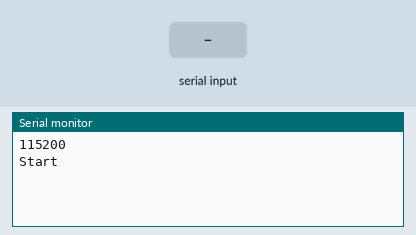
Recording of a sketch running on a simulated Arduino Mega 2560, built with avr-gcc and run on an emulated ATmega2560. Shown: the last lines printed to the serial monitor. The test bench sets the inputs (shaded band). The modem accepts every AT command (registered, SIM ready, sends succeed) and sends nothing else.

Above: at 1.2 s.
1.3 s: "ende\n" received over Serial
At 1.9 s:
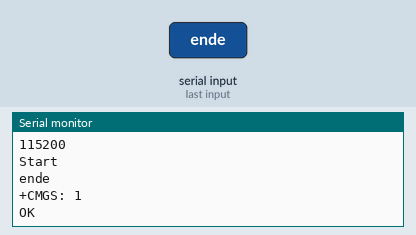
2.8 s: "1\n" received over the second serial link
At 4.0 s:
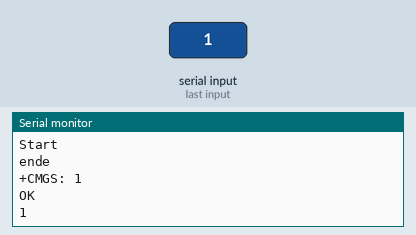
4.3 s: "0\n" received over the second serial link
At 5.3 s:
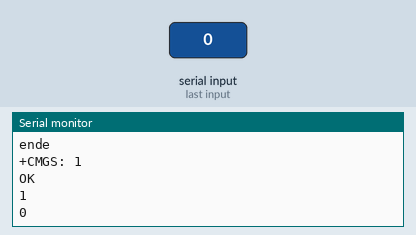

Measured:
- after the input at 1.3 s, the serial monitor: prints a new line at once (image 1)
- after the input at 2.8 s, the serial monitor: prints a new line at once (image 2)
- after the input at 4.3 s, the serial monitor: prints a new line at once (image 3)

The sketch:

A6_Debug.ino
```cpp
#include <SoftwareSerial.h>

#define A6board Serial1

#ifndef A6board
SoftwareSerial A6board (2, 3);
#define A6baud 9600
#else
#define A6baud 115200
#endif


String hh;
char buffer[100];
char end_c[2];

void setup() {
  Serial.begin(115200);
  Serial.println(A6baud);
  A6board.begin(A6baud);
  Serial.println("Start");
  end_c[0] = 0x1a;
  end_c[1] = '\0';

}

void loop() {
  if (Serial.available()) {
    hh = Serial.readStringUntil('\n');
    hh.toCharArray(buffer, hh.length() + 1);
    if (hh.indexOf("ende") == 0) {
      A6board.write(end_c);
      Serial.println("ende");
    } else{
      A6board.write(buffer);
      A6board.write('\n');
    }
  }
  if (A6board.available()) {
    Serial.write(A6board.read());
  }
}
```
